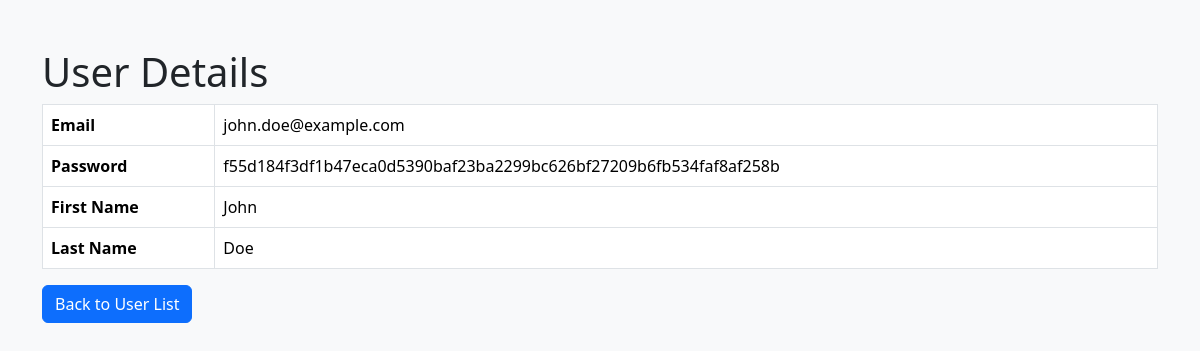
Screenshot of /view_user_detail.php?user_id=1 (signed in) with the database file from the repository.
### tables this page shows
CREATE TABLE `user` (
  `user_id` int(11) NOT NULL,
  `email` varchar(50) NOT NULL,
  `password` varchar(256) NOT NULL,
  `firstName` varchar(50) NOT NULL,
  `lastName` varchar(50) NOT NULL
);

### view_user_detail.php (the view, shortened to what this page needs)
<?php
require_once("connection.php");
$stmt = $dbh->prepare("SELECT * FROM `user` WHERE `user_id` = :user_id");
$stmt->execute(['user_id' => $_GET['user_id']]);
if ($stmt->rowCount() == 1 && $row = $stmt->fetchObject()) {
    ?>
    <!doctype html>
    <html lang="en">
    <head>
        <link href="https://cdn.jsdelivr.net/npm/bootstrap@5.3.3/dist/css/bootstrap.min.css" rel="stylesheet">
    </head>
    <body class="bg-body-tertiary">
    <div class="container mt-5">
        <h1>User Details</h1>
        <table class="table table-bordered">
            <tr>
                <th>Email</th>
                <td><?= htmlspecialchars($row->email) ?></td>
            </tr>
            <tr>
                <th>Password</th>
                <td><?= htmlspecialchars($row->password) ?></td>
            </tr>
            <tr>
                <th>First Name</th>
                <td><?= htmlspecialchars($row->firstName) ?></td>
            </tr>
            <tr>
                <th>Last Name</th>
                <td><?= htmlspecialchars($row->lastName) ?></td>
            </tr>
        </table>
        <a href="dashboard_user.php" class="btn btn-primary">Back to User List</a>
    </div>
    </body>
    </html>
    <?php
} else {
    header('Location: dashboard_user.php');
    exit;
}
?>

### rows the page displays
user: email "john.doe@example.com", password "f55d184f3df1b47eca0d5390baf23ba2299bc626bf27209b6fb534faf8af258b", firstName "John", lastName "Doe"
